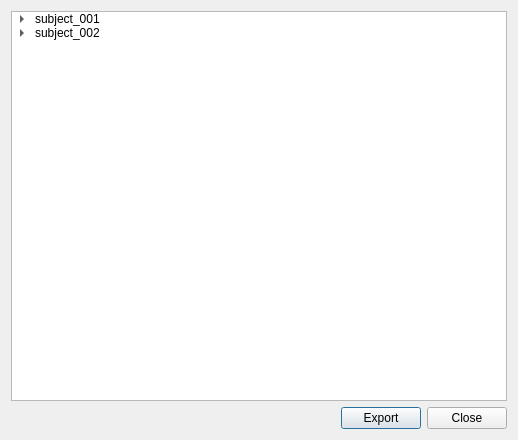
<?xml version="1.0" encoding="UTF-8"?>
<ui version="4.0">
 <class>ActionDialog</class>
 <widget class="QDialog" name="ActionDialog">
  <property name="geometry">
   <rect>
    <x>0</x>
    <y>0</y>
    <width>518</width>
    <height>440</height>
   </rect>
  </property>
  <property name="windowTitle">
   <string>Meggie - Actions</string>
  </property>
  <layout class="QGridLayout" name="gridLayoutDialog">
   <item row="1" column="0">
    <layout class="QHBoxLayout" name="horizontalLayout">
     <item>
      <spacer name="horizontalSpacer">
       <property name="orientation">
        <enum>Qt::Horizontal</enum>
       </property>
       <property name="sizeHint" stdset="0">
        <size>
         <width>40</width>
         <height>20</height>
        </size>
       </property>
      </spacer>
     </item>
     <item>
      <widget class="QPushButton" name="pushButtonExport">
       <property name="text">
        <string>Export</string>
       </property>
      </widget>
     </item>
     <item>
      <widget class="QPushButton" name="pushButtonClose">
       <property name="text">
        <string>Close</string>
       </property>
      </widget>
     </item>
    </layout>
   </item>
   <item row="0" column="0">
    <widget class="QTreeWidget" name="treeWidgetActions">
     <property name="selectionMode">
      <enum>QAbstractItemView::NoSelection</enum>
     </property>
     <property name="animated">
      <bool>true</bool>
     </property>
     <attribute name="headerVisible">
      <bool>false</bool>
     </attribute>
     <column>
      <property name="text">
       <string>Action</string>
      </property>
     </column>
     <item>
      <property name="text">
       <string>subject_001</string>
      </property>
      <item>
       <property name="text">
        <string>ica</string>
       </property>
      </item>
      <item>
       <property name="text">
        <string>filter</string>
       </property>
      </item>
     </item>
     <item>
      <property name="text">
       <string>subject_002</string>
      </property>
      <item>
       <property name="text">
        <string>ica</string>
       </property>
      </item>
      <item>
       <property name="text">
        <string>filter</string>
       </property>
      </item>
      <item>
       <property name="text">
        <string notr="true">create_spectrum</string>
       </property>
       <property name="toolTip">
        <string notr="true"/>
       </property>
       <property name="statusTip">
        <string notr="true"/>
       </property>
       <property name="whatsThis">
        <string notr="true"/>
       </property>
       <property name="flags">
        <set>ItemIsEnabled</set>
       </property>
      </item>
     </item>
    </widget>
   </item>
  </layout>
 </widget>
 <resources/>
 <connections>
  <connection>
   <sender>pushButtonClose</sender>
   <signal>clicked()</signal>
   <receiver>ActionDialog</receiver>
   <slot>accept()</slot>
   <hints>
    <hint type="sourcelabel">
     <x>1015</x>
     <y>681</y>
    </hint>
    <hint type="destinationlabel">
     <x>589</x>
     <y>670</y>
    </hint>
   </hints>
  </connection>
 </connections>
</ui>
